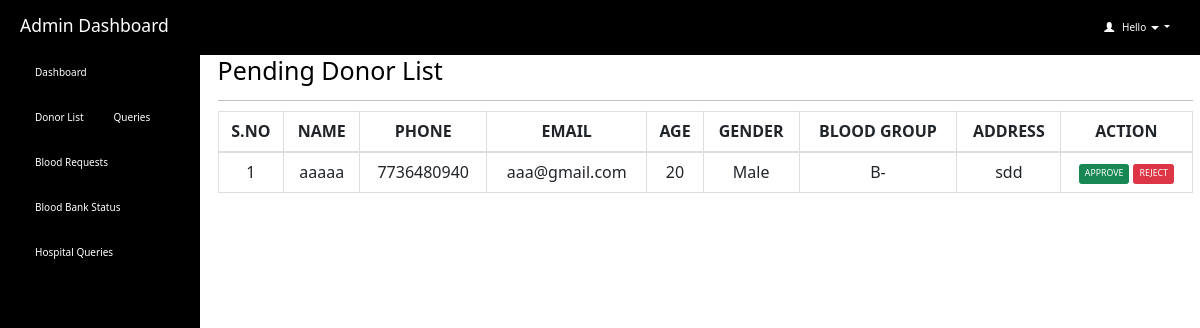
Screenshot of /admin/donorpend.php (signed in) with the database file from the repository.
### tables this page shows
CREATE TABLE `donors_pending` (
  `id` int(11) NOT NULL,
  `name` varchar(50) NOT NULL,
  `mobile` varchar(10) NOT NULL,
  `mail_id` varchar(50) NOT NULL,
  `age` int(60) NOT NULL,
  `gender` varchar(10) NOT NULL,
  `blood_group` varchar(10) NOT NULL,
  `address` varchar(100) NOT NULL,
  `city` varchar(20) NOT NULL,
  `state` varchar(30) NOT NULL,
  `date_time` timestamp NOT NULL DEFAULT current_timestamp(),
  `status` varchar(20) NOT NULL DEFAULT 'pending'
);

### admin/donorpend.php (the view, shortened to what this page needs)
<html>
<head>
  <link rel="stylesheet" href="https://maxcdn.bootstrapcdn.com/bootstrap/3.4.1/css/bootstrap.min.css">
</head>
<?php
  if (isset($_SESSION['loggedin']) && $_SESSION['loggedin'] == true) {
  ?>
<body style="color:black">
<div id="header">
<?php include 'header.php';
?>
</div>
<div id="sidebar">
<?php $active="donorpend"; include 'sidebar.php'; ?>
</div>
<div id="content" >
  <div class="content-wrapper">
    <div class="container-fluid">
      <div class="row">
        <div class="col-md-12 lg-12 sm-12">
          <h1 class="page-title">Pending Donor List</h1>
        </div>
      </div>
      <hr>
      <?php
        include 'connection.php';
        $count=1;
        $sql= "select * from donors_pending where status='pending'";
        $result=mysqli_query($connection,$sql);
        if(mysqli_num_rows($result)>0)   {
       ?>
       <div class="table-responsive">
      <table class="table table-bordered" style="text-align:center">
          <thead style="text-align:center">
          <th style="text-align:center">S.NO</th>
          <th style="text-align:center">NAME</th>
          <th style="text-align:center">PHONE</th>
          <th style="text-align:center">EMAIL</th>
          <th style="text-align:center">AGE</th>
          <th style="text-align:center">GENDER</th>
          <th style="text-align:center">BLOOD GROUP</th>
          <th style="text-align:center">ADDRESS</th>
          <th style="text-align:center">ACTION</th>
          </thead>
          <tbody>
            <?php
            while($row = mysqli_fetch_assoc($result)) { ?>
          <tr>
                  <td><?php echo $count++; ?></td>
                  <td><?php echo $row['name']; ?></td>
                  <td><?php echo $row['mobile']; ?></td>
                  <td><?php echo $row['mail_id']; ?></td>
                  <td><?php echo $row['age']; ?></td>
                  <td><?php echo $row['gender']; ?></td>
                    <td><?php echo $row['blood_group']; ?></td>
                    <td><?php echo $row['address']; ?></td>
                    <td id="btn-text">
                    <button class="btn btn-primary btn-sm btn-success" onclick="window.location.href = 'approve_donor.php?id=<?php echo $row['id']; ?>';">APPROVE</button>
                    <button class="btn btn-primary btn-sm btn-danger" onclick="window.location.href = 'reject_donor.php?id=<?php echo $row['id']; ?>';">REJECT</button>
                    </td>
           </tr>
            <?php } ?>
          </tbody>
      </table>
    </div>
    <?php } ?>
  </div>
  </div>
</div>
   <?php }
    ?>
</body>
</html>

### admin/donorpend.php (style rules this page uses)
#sidebar { position:fixed; margin-top:-20px }
#content { position:relative; margin-left:210px }

### rows the page displays
donors_pending: name "aaaaa", mobile "7736480940", mail "aaa@gmail.com", age "20", gender "Male", blood_group "B-", address "sdd"
